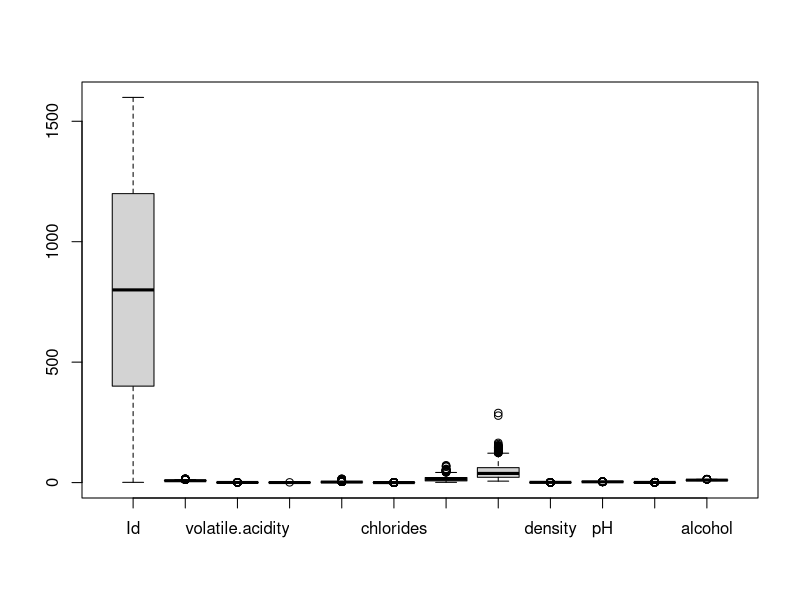
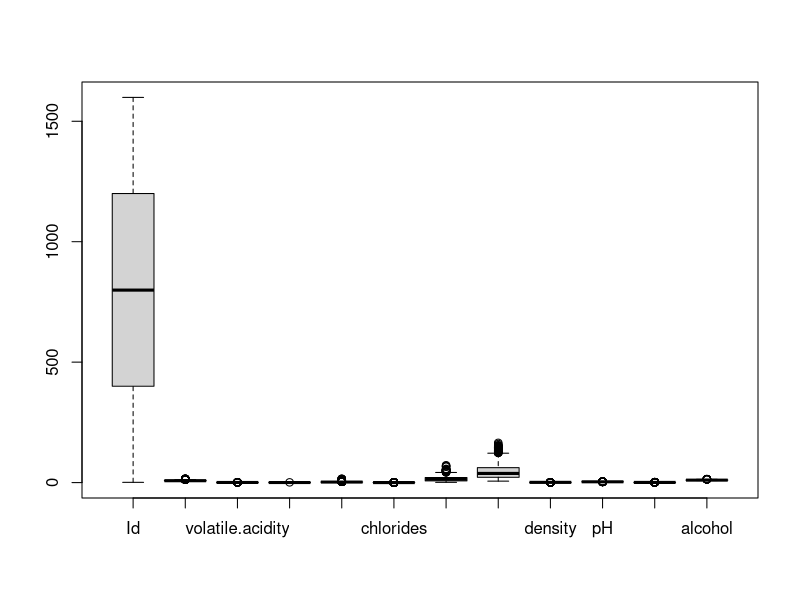
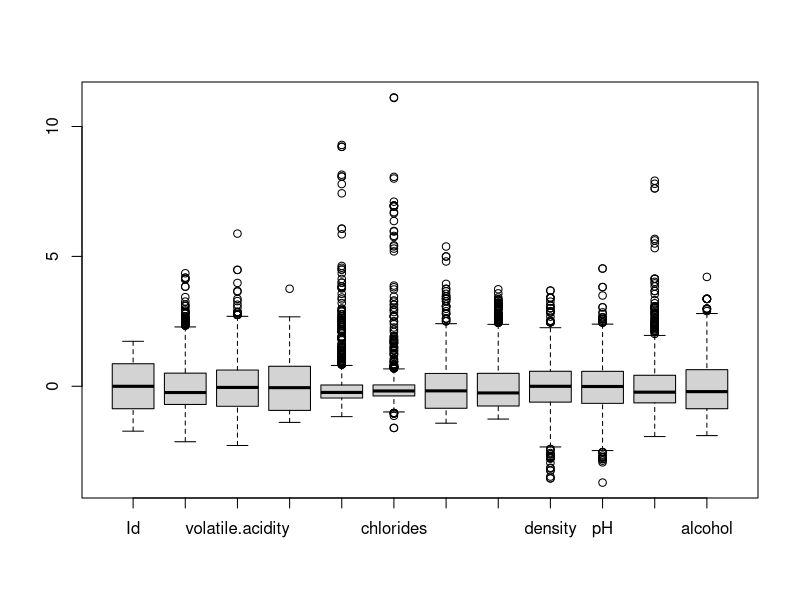

Generate these figures, in order, with R: (Note: this script raises an error after producing the figures.)
# 1. Carreguem les dades
# DIR <- "C:\\Users\\andreu.huguet\\Downloads\\wine-quality-ad-master\\"
DIR <- '~/wine-quality-ad-master/'
setwd(DIR)
dd <- read.csv2("./data/winequality-red.csv")
head(dd)

# 2. Creem la matriu X de variables
X <- data.matrix(dd[,1:(ncol(dd) - 1)])
quality <- dd$quality > 5

# 3. Boxplots per detectar anomalies
boxplot(X)
Xn <- X[-which(dd$total.sulfur.dioxide > 200),]
quality <- quality[-which(dd$total.sulfur.dioxide > 200)]
boxplot(Xn)

# 4. Estandaritzar les dades
Xs <- scale(Xn)
summary(Xs)

# 4.1. Treiem una altra anomalia
boxplot(Xs)
Xsn <- Xs[-which(Xs[,5] > 10),] 
quality <- quality[-which(Xs[,5] > 10)]
boxplot(Xsn)

# 5. Matriu de distàncies euclidianes
D <- dist(Xsn, method = "euclidean")
summary(D)

# 6. Agrupament jeràrquic
closest.neigh <- hclust(D, method = "single")
plot(closest.neigh)
farthest.neigh <- hclust(D, method = "complete")
plot(farthest.neigh)
average.neigh <- hclust(D, method = "average")
plot(average.neigh)
ward.neigh <- hclust(D, method = "ward.D2")
plot(ward.neigh)

# 7. Tall de l'arbre de jerarquia
clusters.closest <- cutree(closest.neigh, 1)
table(clusters.closest)
clusters.farthest <- cutree(farthest.neigh, 4)
table(clusters.farthest)
clusters.average <- cutree(average.neigh, 3)
table(clusters.average)
clusters.ward <- cutree(ward.neigh, 7)
table(clusters.ward)

# 8. Relació amb la qualitat (Ward)
(compar.ward <- table(clusters.ward, quality))
ward.maxs <- apply(compar.ward, 1, which.max)

# 8.1. Ward error
ward.misclass <- 0
for (k in 1:7) ward.misclass <- ward.misclass + sum(compar.ward[k,-ward.maxs[k]])
(ward.err <- ward.misclass/sum(compar.ward))

# 9. K-means clustering vs. Ward
K.kmeans <- 7
clusters.kmeans <- kmeans(D, K.kmeans)
(compar.kmeans <- table(clusters.kmeans$cluster, quality))
kmeans.maxs <- apply(compar.kmeans, 1, which.max)

# 9.1. K-means error
kmeans.misclass <- 0
for (k in 1:K.kmeans) kmeans.misclass <- kmeans.misclass + sum(compar.kmeans[k,-kmeans.maxs[k]])
(kmeans.err <- kmeans.misclass/sum(compar.kmeans))

# 10. Mixture of models clustering
library(mclust)
cluster.mix <- Mclust(Xsn)
plot(cluster.mix, what = "classification")
(compar.mix <- table(apply(cluster.mix$z, 1, which.max), quality))
mix.maxs <- apply(compar.mix, 1, which.max)

# 10.1. Mixture of models error
mix.misclass <- 0
for (k in 1:7) mix.misclass <- mix.misclass + sum(compar.mix[k,-mix.maxs[k]])
(mix.err <- mix.misclass/sum(compar.mix))

# 11. Comparison of the three methods
data.frame(wardERR = ward.err,
           kmeansERR = kmeans.err,
           mixERR = mix.err)
